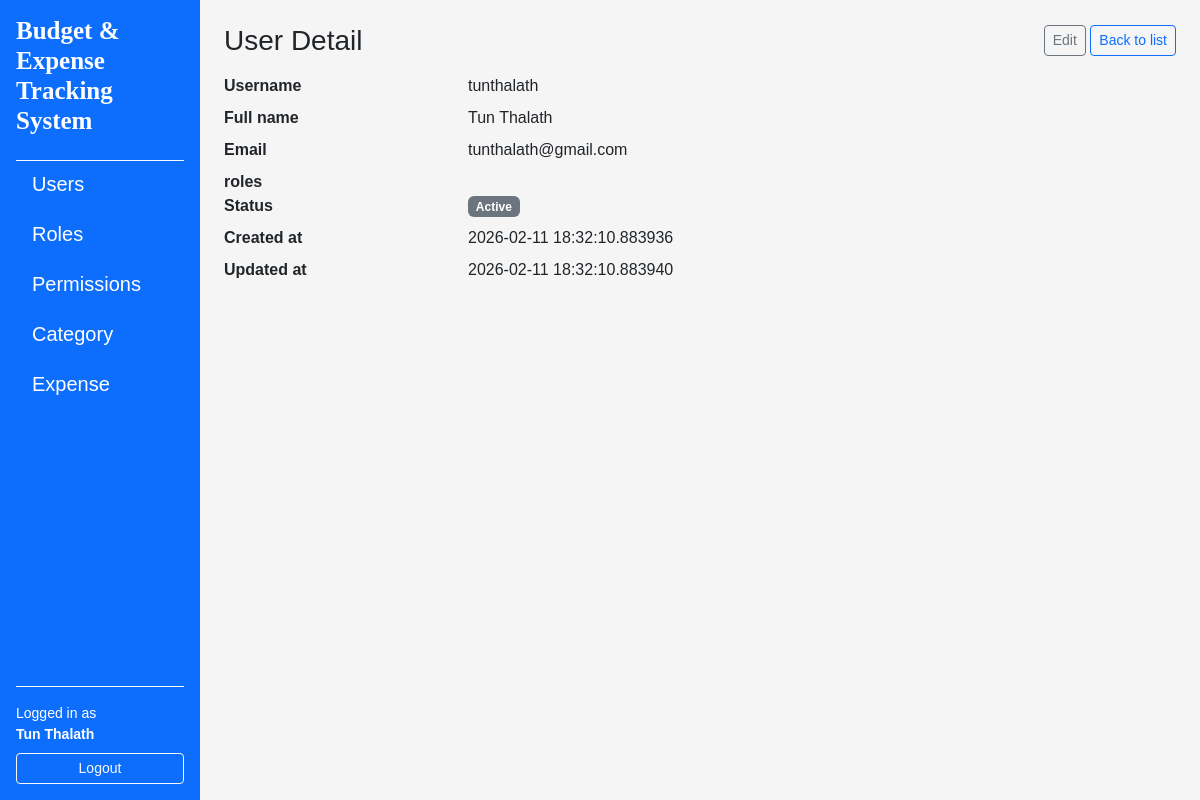
/users/1 (signed in), run on an earlier commit of the app's database.
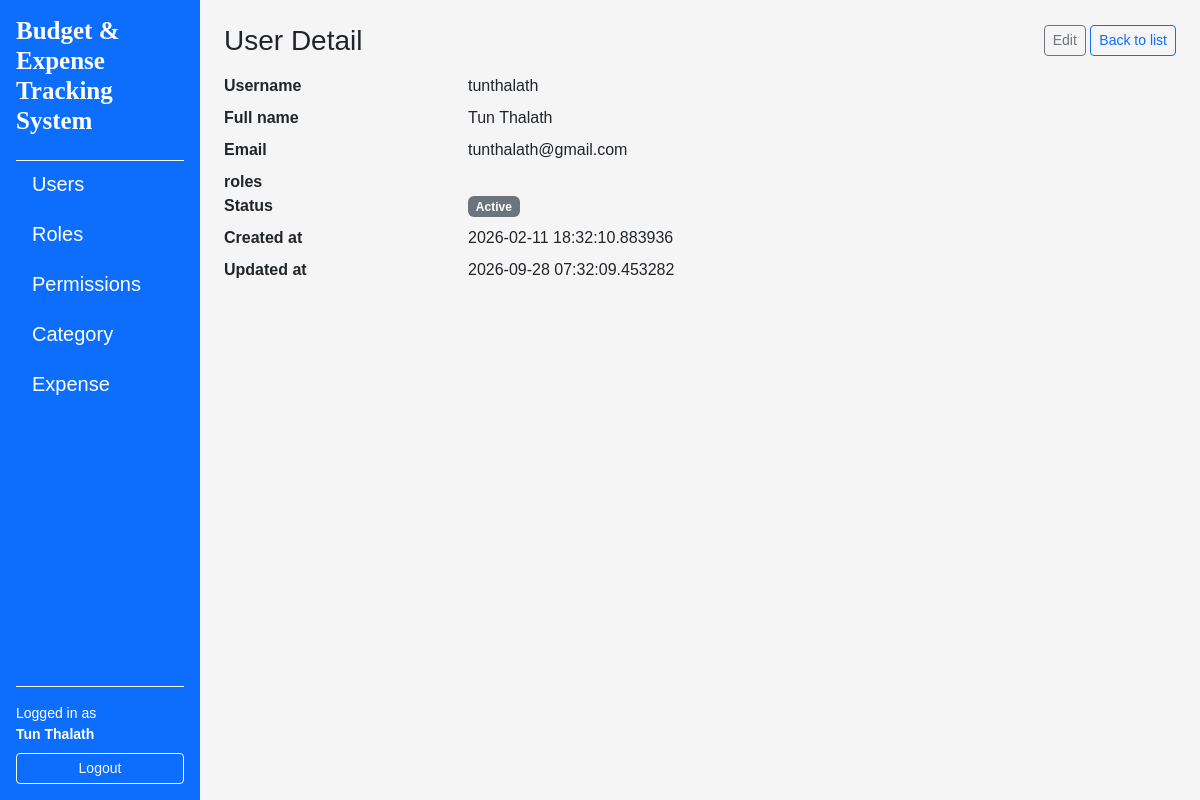
And on a later commit of the database.
### app/models/user.py (models this page shows, shortened)
class User(UserMixin, db.Model):
    __tablename__ = "users"
    id = db.Column(db.Integer, primary_key=True)
    username = db.Column(db.String(80), unique=True, nullable=False)
    email = db.Column(db.String(120), unique=True, nullable=False)
    full_name = db.Column(db.String(120), nullable=False)
    is_active = db.Column(db.Boolean, default=True, nullable=False)
    password_hash = db.Column(db.String(255), nullable=False)
    created_at = db.Column(db.DateTime, default=datetime.utcnow, nullable=False)
    updated_at = db.Column(db.DateTime, default=datetime.utcnow, onupdate=datetime.utcnow, nullable=False)
    roles = db.relationship("Role", secondary=user_roles, back_populates="users")

### app/routes/user_routes.py (the view)
@user_bp.route("/<int:user_id>")
@login_required
def detail(user_id: int):
    user = UserService.get_by_id(user_id)
    if user is None:
        abort(404)
    return render_template("users/detail.html", user=user)

### app/services/user_services.py (called while the page is built)
    @staticmethod
    def get_by_id(user_id: int) -> Optional[User]:
        return User.query.get(user_id)

### app/templates/users/detail.html (shortened to what this page needs)
{% extends "layouts/base.html" %}
{% block content %}
<div class="d-flex justify-content-between align-items-center mb-3">
    <h1 class="h3 mb-0">User Detail</h1>
    <div>
        <a href="{{ url_for('users.edit', user_id=user.id) }}"
           class="btn btn-sm btn-outline-secondary">Edit</a>
        <a href="{{ url_for('users.index') }}"
           class="btn btn-sm btn-outline-primary">Back to list</a>
    </div>
</div>
<dl class="row">
    <dt class="col-sm-3">Username</dt>
    <dd class="col-sm-9">{{ user.username }}</dd>
    <dt class="col-sm-3">Full name</dt>
    <dd class="col-sm-9">{{ user.full_name }}</dd>
    <dt class="col-sm-3">Email</dt>
    <dd class="col-sm-9">{{ user.email }}</dd>
    <dt class="col-sm-3">roles</dt>
    <dd class="col-sm-9">{{ user.roles.name }}</dd>
    <dt class="col-sm-3">Status</dt>
    <dd class="col-sm-9">
        {% if user.is_active %}
        <span class="badge text-bg-secondary">Active</span>
        {% else %}
        <span class="badge text-bg-secondary">Inactive</span>
        {% endif %}
    </dd>
    <dt class="col-sm-3">Created at</dt>
    <dd class="col-sm-9">{{ user.created_at }}</dd>
    <dt class="col-sm-3">Updated at</dt>
    <dd class="col-sm-9">{{ user.updated_at }}</dd>
</dl>
{% endblock %}

### app/templates/layouts/base.html (shortened to what this page needs)
<!doctype html>
<html lang="en">
    <head>
        <link href="https://cdn.jsdelivr.net/npm/bootstrap@5.3.8/dist/css/bootstrap.min.css" rel="stylesheet" />
        <link rel="stylesheet" href="https://cdnjs.cloudflare.com/ajax/libs/font-awesome/4.7.0/css/font-awesome.min.css">
        <link rel="stylesheet" href="{{ url_for('static', filename='css/style.css') }} " />
    </head>
    <body>
        <div class="container-fluid">
            <div class="row min-vh-100">
                {% if current_user.is_authenticated %}
                <nav class="col-12 col-md-3 col-lg-2 bg-primary text-white d-flex flex-column p-3">
                    <h5 class="mb-4 title">Budget & Expense Tracking System</h5>
                    <div class="flex-grow-1 overflow-auto border-top border-light">
                        <ul class="nav nav-pills flex-column gap-1">
                            <li class="nav-item">
                                <a href="{{ url_for('users.index') }}"
                                class="nav-link text-white {% if request.blueprint == 'users' %}active{% endif %}">
                                    Users
                                </a>
                            </li>
                            <li class="nav-item">
                                <a href="{{ url_for('roles.index') }}"
                                class="nav-link text-white {% if request.blueprint == 'roles' %}active{% endif %}">
                                    Roles
                                </a>
                            </li>
                            <li class="nav-item">
                                <a href="{{ url_for('permissions.index') }}"
                                class="nav-link text-white {% if request.blueprint == 'permissions' %}active{% endif %}">
                                    Permissions
                                </a>
                            </li>
                            <li class="nav-item">
                                <a href="{{ url_for('categories.index') }}"
                                class="nav-link text-white {% if request.blueprint == 'categories' %}active{% endif %}">
                                    Category
                                </a>
                            </li>
                            <li class="nav-item">
                                <a href="{{ url_for('expenses.index') }}"
                                class="nav-link text-white {% if request.blueprint == 'expenses' %}active{% endif %}">
                                    Expense
                                </a>
                            </li>
                        </ul>
                    </div>
                    <div class="mt-auto pt-3 border-top border-light">
                        {% if current_user.is_authenticated %}
                            <div class="small mb-2">
                                Logged in as<br>
                                <strong>{{ current_user.full_name }}</strong>
                            </div>
                            <a href="{{ url_for('auth.logout') }}"
                            class="btn btn-outline-light btn-sm w-100">
                                Logout
                            </a>
                        {% else %}
                            <a href="{{ url_for('auth.login') }}"
                            class="btn btn-outline-light btn-sm w-100">
                                Login
                            </a>
                        {% endif %}
                    </div>
                </nav>
                {% endif %}
                <main class="col-12 col-md-9 col-lg-10 p-4">
                    {% block content %}{% endblock %}
                </main>
            </div>
        </div>
    </body>
</html>

What changed in the data, as far as the page shows it:
changed User "tunthalath": updated_at "2026-02-11 18:32:10.883940" → "2026-09-28 07:32:09.453282"
